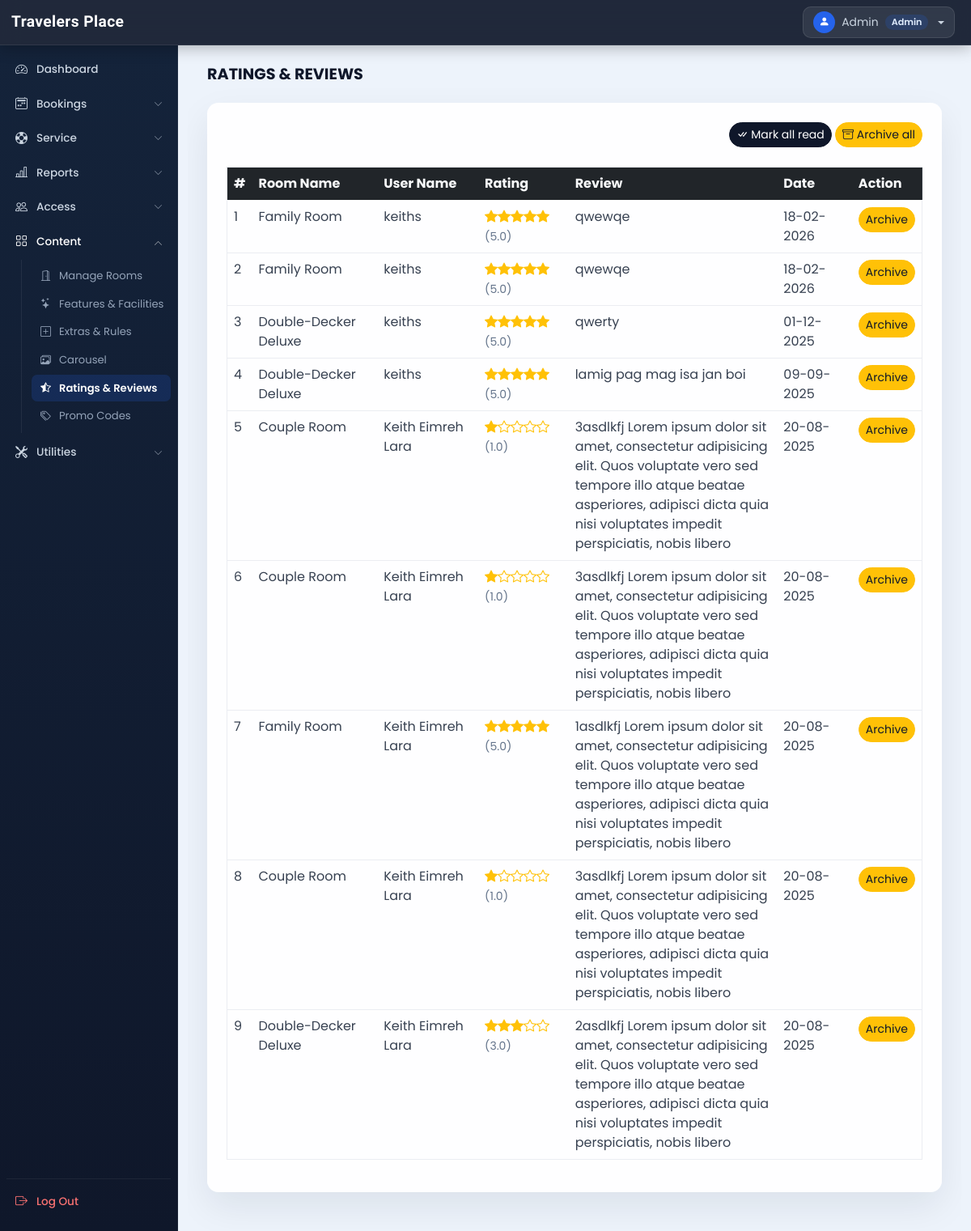
The app's page /admin/rate_review.php (signed in), older data.
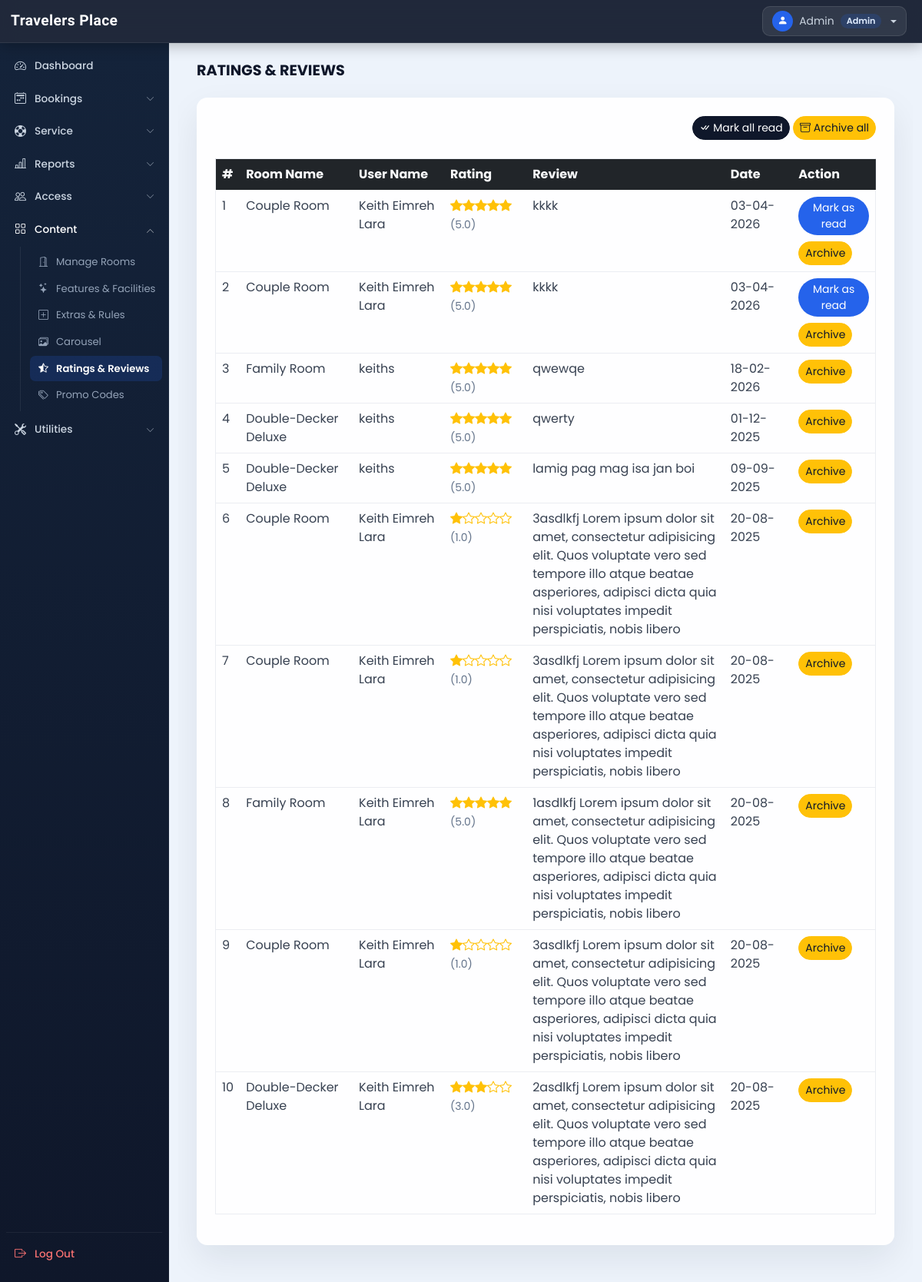
The same page, newer data.
### tables this page shows
CREATE TABLE `rating_review` (
  `sr_no` int(11) NOT NULL AUTO_INCREMENT,
  `booking_id` int(11) NOT NULL,
  `room_id` int(11) NOT NULL,
  `user_id` int(11) NOT NULL,
  `rating` int(11) NOT NULL,
  `review` varchar(200) NOT NULL,
  `seen` int(11) NOT NULL DEFAULT 0,
  `datentime` datetime NOT NULL DEFAULT current_timestamp(),
  `is_archived` tinyint(1) NOT NULL DEFAULT 0,
  `archived_at` datetime DEFAULT NULL,
  PRIMARY KEY (`sr_no`),
  KEY `booking_id` (`booking_id`),
  KEY `room_id` (`room_id`),
  KEY `user_id` (`user_id`),
  CONSTRAINT `rating_review_ibfk_1` FOREIGN KEY (`booking_id`) REFERENCES `booking_order` (`booking_id`),
  CONSTRAINT `rating_review_ibfk_2` FOREIGN KEY (`room_id`) REFERENCES `rooms` (`id`),
  CONSTRAINT `rating_review_ibfk_3` FOREIGN KEY (`user_id`) REFERENCES `user_cred` (`id`)
);

CREATE TABLE `rooms` (
  `id` int(11) NOT NULL AUTO_INCREMENT,
  `name` varchar(150) NOT NULL,
  `area` int(11) NOT NULL,
  `price` int(11) NOT NULL,
  `quantity` int(11) NOT NULL,
  `adult` int(11) NOT NULL,
  `children` int(11) NOT NULL,
  `description` varchar(350) NOT NULL,
  `status` tinyint(4) NOT NULL DEFAULT 1,
  `removed` int(11) NOT NULL DEFAULT 0,
  `archived_at` datetime DEFAULT NULL,
  `is_archived` tinyint(1) NOT NULL DEFAULT 0,
  PRIMARY KEY (`id`)
);

CREATE TABLE `user_cred` (
  `id` int(11) NOT NULL AUTO_INCREMENT,
  `name` varchar(100) NOT NULL,
  `email` varchar(150) NOT NULL,
  `address` varchar(120) NOT NULL,
  `phonenum` varchar(100) NOT NULL,
  `pincode` int(11) NOT NULL,
  `dob` date NOT NULL,
  `profile` varchar(100) NOT NULL,
  `password` varchar(200) NOT NULL,
  `is_verified` int(11) NOT NULL DEFAULT 0,
  `token` varchar(200) DEFAULT NULL,
  `t_expire` date DEFAULT NULL,
  `status` int(11) NOT NULL DEFAULT 1,
  `is_archived` tinyint(1) NOT NULL DEFAULT 0,
  `datentime` datetime NOT NULL DEFAULT current_timestamp(),
  `username` varchar(100) DEFAULT NULL,
  `verification_code` varchar(255) DEFAULT NULL,
  PRIMARY KEY (`id`),
  UNIQUE KEY `uniq_user_cred_username` (`username`)
);

### admin/rate_review.php (the view, shortened to what this page needs)
<?php
  function render_rating_stars($rating_raw){
    $rating = is_numeric($rating_raw) ? (float)$rating_raw : 0.0;
    $full = (int)floor($rating);
    $frac = $rating - $full;
    $half = ($frac >= 0.25 && $frac < 0.75) ? 1 : 0;
    $empty = max(0, 5 - $full - $half);
    $title = htmlspecialchars(number_format($rating, 1), ENT_QUOTES);
    $html = "<span class='text-warning' title='{$title}/5' aria-label='Rating {$title} out of 5'>";
    for($i=0;$i<$full;$i++){ $html .= "<i class='bi bi-star-fill'></i>"; }
    for($i=0;$i<$empty;$i++){ $html .= "<i class='bi bi-star'></i>"; }
    $html .= "</span> <span class='text-muted small'>({$title})</span>";
    return $html;
  }
?>
<!DOCTYPE html>
<html lang="en">
<head>
  <?php require('inc/links.php'); ?>
</head>
<body class="bg-light">
  <?php require('inc/header.php'); ?>
  <div class="container-fluid" id="main-content">
    <div class="row">
      <div class="col-lg-10 ms-auto p-4 overflow-hidden">
        <h3 class="mb-4">RATINGS & REVIEWS</h3>
        <div class="card border-0 shadow-sm mb-4">
          <div class="card-body">
            <div class="text-end mb-4">
              <a href="?seen=all" class="btn btn-dark rounded-pill shadow-none btn-sm">
                <i class="bi bi-check-all"></i> Mark all read
              </a>
              <a href="?archive=all" class="btn btn-warning rounded-pill shadow-none btn-sm">
                <i class="bi bi-archive"></i> Archive all
              </a>
            </div>
            <div class="table-responsive-md">
              <table class="table table-hover border">
                <thead>
                  <tr class="bg-dark text-light">
                    <th scope="col">#</th>
                    <th scope="col">Room Name</th>
                    <th scope="col">User Name</th>
                    <th scope="col">Rating</th>
                    <th scope="col" width="30%">Review</th>
                    <th scope="col">Date</th>
                    <th scope="col">Action</th>
                  </tr>
                </thead>
                <tbody>
                  <?php
                    $q = "SELECT rr.*,uc.name AS uname, r.name AS rname FROM `rating_review` rr
                      INNER JOIN `user_cred` uc ON rr.user_id = uc.id
                      INNER JOIN `rooms` r ON rr.room_id = r.id
                      WHERE rr.is_archived = 0
                      ORDER BY `sr_no` DESC";
                    $data = mysqli_query($con,$q);
                    $i=1;
                    while($row = mysqli_fetch_assoc($data))
                    {
                      $date = date('d-m-Y',strtotime($row['datentime']));
                      $rating_stars = render_rating_stars($row['rating'] ?? 0);
                      $seen='';
                      if($row['seen']!=1){
                        $seen = "<a href='?seen=$row[sr_no]' class='btn btn-sm rounded-pill btn-primary mb-2'>Mark as read</a> <br>";
                      }
                      $seen.="<a href='?archive=$row[sr_no]' class='btn btn-sm rounded-pill btn-warning'>Archive</a>";
                      echo<<<query
                        <tr>
                          <td>$i</td>
                          <td>$row[rname]</td>
                          <td>$row[uname]</td>
                          <td>$rating_stars</td>
                          <td>$row[review]</td>
                          <td>$date</td>
                          <td>$seen</td>
                        </tr>
                      query;
                      $i++;
                    }
                  ?>
                </tbody>
              </table>
            </div>
          </div>
        </div>
      </div>
    </div>
  </div>
</body>
</html>

Row changes from the older to the newer data that the page shows:
no longer on this page (row edited): rating_review: room.name "Family Room", user.name "keiths", rating "5.0", review "qwewqe", datentime "18-02-2026"
added rating_review: room.name "Couple Room", user.name "Keith Eimreh Lara", rating "5.0", review "kkkk", datentime "03-04-2026"
added rating_review: room.name "Couple Room", user.name "Keith Eimreh Lara", rating "5.0", review "kkkk", datentime "03-04-2026"
